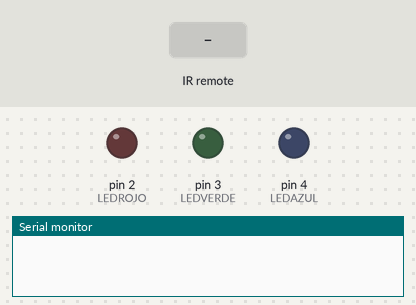
The sketch below on a simulated Arduino Uno, built with avr-gcc and run on an emulated ATmega328P. Parts: output pins drawn as LEDs (lit = HIGH), the last lines printed to the serial monitor. The test bench sets the inputs (shaded band).

Above: at 1.8 s.
1.9 s: infrared code 0xEFB24D received
At 3.2 s:
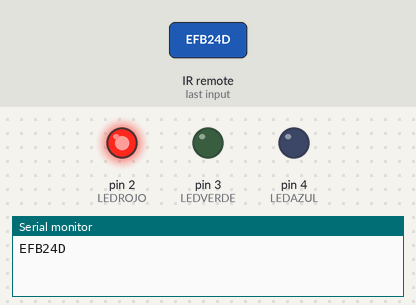
3.5 s: infrared code 0xEF728D received
At 4.9 s:
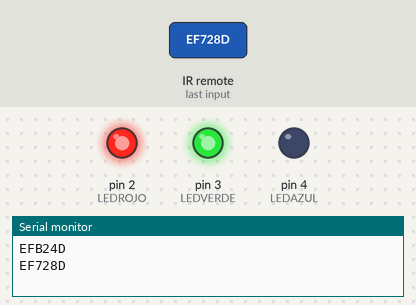
5.5 s: infrared code 0xEF0AF5 received
At 6.4 s:
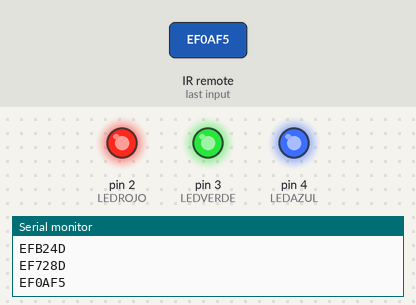
7.5 s: infrared code 0xEFB24D received
At 9.2 s:
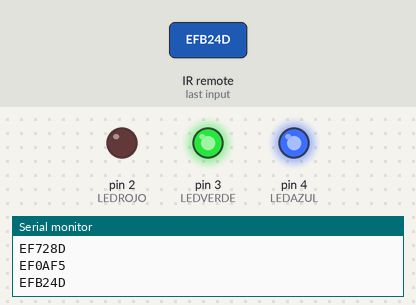
9.5 s: infrared code 0xEF728D received
At 10.8 s:
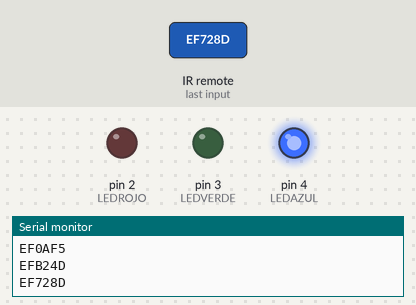
Timing chart, 0 to 12.5 s (numbered marks = the images above; inputs shaded):
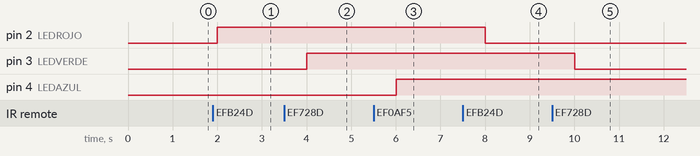

Measured:
- after the input at 1.9 s, pin 2 (LEDROJO): LOW → HIGH after 0.10 s
- after the input at 3.5 s, pin 3 (LEDVERDE): LOW → HIGH after 0.50 s
- after the input at 5.5 s, pin 4 (LEDAZUL): LOW → HIGH after 0.50 s
- after the input at 7.5 s, pin 2 (LEDROJO): HIGH → LOW after 0.51 s
- after the input at 9.5 s, pin 3 (LEDVERDE): HIGH → LOW after 0.51 s

The sketch:

control_remoto.ino
```cpp
#include <IRremote.h>
#define boton_rojo  0xEFB24D
#define boton_verde 0xEF728D
#define boton_azul  0xEF0AF5


int SENSOR  = 11;
IRrecv irrecv(SENSOR);
decode_results codigo;

int LEDROJO =2;
int LEDVERDE =3;
int LEDAZUL =4;

void setup() {
 Serial.begin(9600);
 irrecv.enableIRIn();

 pinMode(LEDROJO,OUTPUT);
 pinMode(LEDVERDE,OUTPUT);
 pinMode(LEDAZUL,OUTPUT);
}

void loop() {
  if(irrecv.decode(&codigo)){
    Serial.println(codigo.value, HEX);

    if(codigo.value == boton_rojo)
    digitalWrite(LEDROJO,!digitalRead(LEDROJO));

    if(codigo.value == boton_verde)
    digitalWrite(LEDVERDE,!digitalRead(LEDVERDE));

    if(codigo.value == boton_azul)
    digitalWrite(LEDAZUL,!digitalRead(LEDAZUL));


    irrecv.resume();
    }
    delay(1000);
}
```
